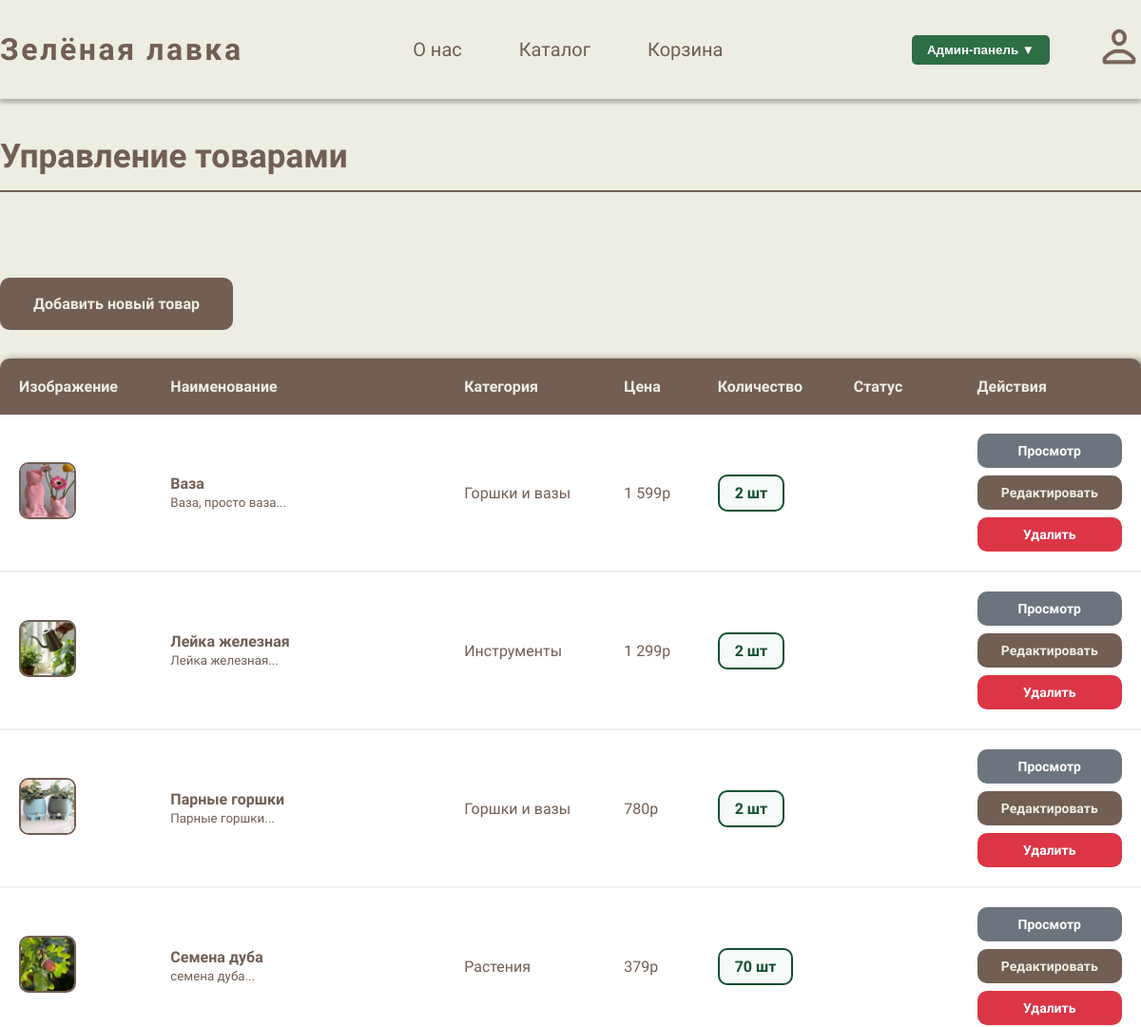
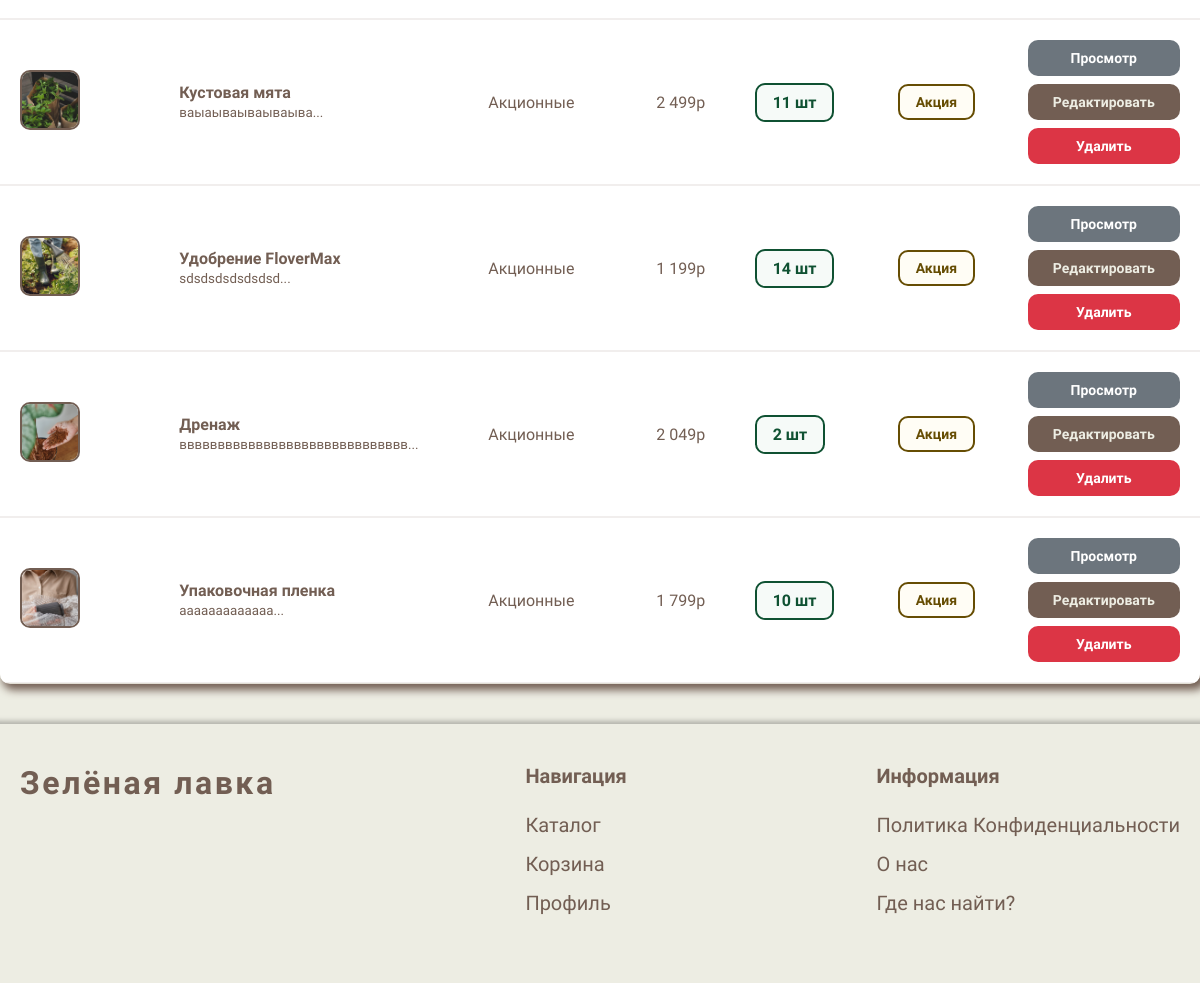
/admin_products.php (signed in), run on the app's committed database (2 pictures, top to bottom).
### tables this page shows
CREATE TABLE `products` (
  `id` int NOT NULL AUTO_INCREMENT,
  `name` varchar(200) NOT NULL,
  `description` text,
  `price` decimal(10,2) NOT NULL,
  `old_price` decimal(10,2) DEFAULT NULL,
  `weight` varchar(50) DEFAULT NULL,
  `country_id` int DEFAULT NULL,
  `production_year` year DEFAULT NULL,
  `producer` varchar(100) DEFAULT NULL,
  `quantity` int DEFAULT '0',
  `category_id` int DEFAULT NULL,
  `is_promotional` tinyint(1) DEFAULT '0',
  `image` varchar(255) DEFAULT NULL,
  `created_at` timestamp NULL DEFAULT CURRENT_TIMESTAMP,
  PRIMARY KEY (`id`),
  KEY `country_id` (`country_id`),
  KEY `category_id` (`category_id`),
  CONSTRAINT `products_ibfk_1` FOREIGN KEY (`country_id`) REFERENCES `countries` (`id`),
  CONSTRAINT `products_ibfk_2` FOREIGN KEY (`category_id`) REFERENCES `categories` (`id`)
);

CREATE TABLE `categories` (
  `id` int NOT NULL AUTO_INCREMENT,
  `name` varchar(100) NOT NULL,
  `slug` varchar(100) NOT NULL,
  PRIMARY KEY (`id`),
  UNIQUE KEY `slug` (`slug`)
);

### includes/functions.php (called while the page is built, shortened)
<?php
function formatPrice($price) {
    return number_format($price, 0, '', ' ') . 'р';
}
?>

### admin_products.php (the view, shortened to what this page needs)
<?php
require_once 'includes/functions.php';
$page = isset($_GET['page']) ? intval($_GET['page']) : 1;
$limit = 20;
$offset = ($page - 1) * $limit;
$query = "SELECT SQL_CALC_FOUND_ROWS p.*,
          c.name as category_name,
          co.name as country_name
          FROM products p
          LEFT JOIN categories c ON p.category_id = c.id
          LEFT JOIN countries co ON p.country_id = co.id
          WHERE 1=1";
$query .= " ORDER BY p.created_at DESC LIMIT $limit OFFSET $offset";
$result = mysqli_query($conn, $query);
?>
<?php include 'includes/header.php'; ?>
<link rel="stylesheet" href="css/admin.css">
<div class="admin-page">
    <h1 class="page-title">Управление товарами</h1>
    <div class="admin-actions">
        <a href="admin_product_add.php" class="btn-primary">Добавить новый товар</a>
    </div>
    <div class="admin-table-container">
        <table class="admin-table">
            <thead>
                <tr>
                    <th>Изображение</th>
                    <th>Наименование</th>
                    <th>Категория</th>
                    <th>Цена</th>
                    <th>Количество</th>
                    <th>Статус</th>
                    <th>Действия</th>
                </tr>
            </thead>
            <tbody>
                <?php if(mysqli_num_rows($result) > 0): ?>
                    <?php while($product = mysqli_fetch_assoc($result)): ?>
                    <tr>
                        <td>
                            <?php if(!empty($product['image'])): ?>
                            <img src="images/<?php echo $product['image']; ?>"
                                 alt="<?php echo $product['name']; ?>"
                                 class="product-thumbnail">
                            <?php else: ?>
                            <span class="no-image">Нет фото</span>
                            <?php endif; ?>
                        </td>
                        <td>
                            <strong><?php echo $product['name']; ?></strong><br>
                            <small><?php echo substr($product['description'], 0, 100); ?>...</small>
                        </td>
                        <td><?php echo $product['category_name']; ?></td>
                        <td><?php echo formatPrice($product['price']); ?></td>
                        <td>
                            <span class="quantity-badge <?php echo $product['quantity'] > 0 ? 'in-stock' : 'out-of-stock'; ?>">
                                <?php echo $product['quantity']; ?> шт
                            </span>
                        </td>
                        <td>
                            <?php if($product['is_promotional']): ?>
                            <span class="status-badge status-promo">Акция</span>
                            <?php endif; ?>
                        </td>
                        <td>
                            <div class="action-buttons">
                                <a href="product.php?id=<?php echo $product['id']; ?>"
                                   target="_blank" class="btn-small btn-view">Просмотр</a>
                                <a href="admin_product_edit.php?id=<?php echo $product['id']; ?>"
                                   class="btn-small btn-edit">Редактировать</a>
                                <a href="admin_product_delete.php?id=<?php echo $product['id']; ?>"
                                   class="btn-small btn-delete"
                                   onclick="return confirm('Удалить товар?')">Удалить</a>
                            </div>
                        </td>
                    </tr>
                    <?php endwhile; ?>
                <?php endif; ?>
            </tbody>
        </table>
    </div>
</div>
<?php include 'includes/footer.php'; ?>

### css/style.css (style rules this page uses)
* { margin: 0; padding: 0; box-sizing: border-box; }
body { font-family: 'Inria Sans', sans-serif; background: #EDEDE3; color: #725E53; margin: 0; }
.btn-primary { background: #725E53; color: #EDEDE3; border: none; padding: 16px 32px; border-radius: 10px; font-size: 20px; font-weight: 400; cursor: pointer; transition: background 0.3s; text-decoration: none; display: inline-block; text-align: center; margin-top: 60px; }

### css/admin.css (style rules this page uses)
.admin-page { max-width: 1400px; margin: 40px auto; }
.page-title { color: #725E53; font-size: 35px; font-weight: 700; margin-bottom: 30px; text-align: left; padding-bottom: 15px; border-bottom: 2px solid #725E53; }
.admin-actions { display: flex; gap: 15px; margin-bottom: 30px; flex-wrap: wrap; align-items: center; }
.admin-table-container { background: #EDEDE3; box-shadow: 4px 4px 9px 2px #725E53; border-radius: 10px; overflow: hidden; margin-bottom: 30px; }
.admin-table { width: 100%; border-collapse: collapse; }
.admin-table th { background: #725E53; color: #EDEDE3; padding: 20px; text-align: left; font-weight: 700; font-size: 16px; }
.admin-table td { padding: 20px; border-bottom: 2px solid rgba(114, 94, 83, 0.1); background: white; }
.status-badge { display: inline-block; padding: 8px 16px; border-radius: 10px; font-size: 14px; font-weight: 700; border: 2px solid transparent; }
.status-promo { background: rgba(255, 243, 205, 0.2); color: #664d03; border-color: #664d03; }
.quantity-badge { padding: 8px 16px; border-radius: 10px; font-weight: 700; border: 2px solid transparent; }
.in-stock { background: rgba(209, 231, 221, 0.2); color: #0f5132; border-color: #0f5132; }
.action-buttons { display: flex; flex-direction: column; gap: 8px; }
.btn-small { padding: 10px 16px; border-radius: 10px; font-size: 14px; font-weight: 700; text-decoration: none; border: none; cursor: pointer; display: inline-block; text-align: center; transition: all 0.3s; min-width: 120px; }
.btn-view { background: #6c757d; color: white; }
.btn-edit { background: #725E53; color: #EDEDE3; }
.btn-delete { background: #dc3545; color: white; }
.btn-primary, .btn-secondary { padding: 18px 35px; border: none; border-radius: 10px; font-size: 16px; font-weight: 700; cursor: pointer; transition: all 0.3s; text-decoration: none; display: inline-block; text-align: center; }
.btn-primary { background: #725E53; color: #EDEDE3; }
.product-thumbnail { width: 60px; height: 60px; object-fit: cover; border-radius: 10px; border: 2px solid #725E53; }

### data on the page
products: image (picture), name "Ваза", description "Ваза, просто ваза", category.name "Горшки и вазы", price "1 599р", quantity "2"
products: image (picture), name "Лейка железная", description "Лейка железная", category.name "Инструменты", price "1 299р", quantity "2"
products: image (picture), name "Парные горшки", description "Парные горшки", category.name "Горшки и вазы", price "780р", quantity "2"
products: image (picture), name "Семена дуба", description "семена дуба", category.name "Растения", price "379р", quantity "70"
products: image (picture), name "Кустовая мята", description "ваыаываываываыва", category.name "Акционные", price "2 499р", quantity "11", is_promotional "Акция"
products: image (picture), name "Удобрение FloverMax", description "sdsdsdsdsdsdsd", category.name "Акционные", price "1 199р", quantity "14", is_promotional "Акция"
products: image (picture), name "Дренаж", description "вввввввввввввввввввввввввввввв", category.name "Акционные", price "2 049р", quantity "2", is_promotional "Акция"
products: image (picture), name "Упаковочная пленка", description "ааааааааааааа", category.name "Акционные", price "1 799р", quantity "10", is_promotional "Акция"
